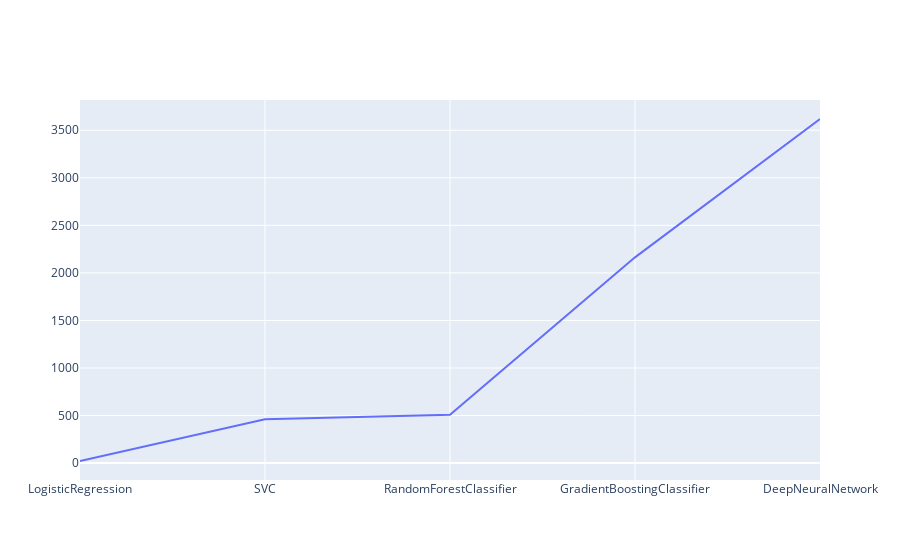

The notebook cell saved with this chart:
### Code cell
energy_pred = []
energy_train = []
accuracy = []
traintime = []
modelsize = []
energy = []
for i,model in enumerate(models):
    energy_pred.append(np.mean(results[model]['emissions_pred']*1000))
    energy_train.append(np.mean(results[model]['emissions_train']*1000))
    accuracy.append(np.mean(results[model]['accuracy']))
    traintime.append(np.mean(results[model]['training_time']))
    modelsize.append(np.mean(results[model]['model_size']))

energy = np.array(modelsize)*np.array(traintime)



'''
fig = plt.boxplot(energy_pred, models)
plt.show()'''

fig = px.Figure()
fig.add_trace(px.Scatter(x=models, y=energy,
                    mode='lines',
                    name='train time'))
'''fig.add_trace(px.Scatter(x=models, y=energy_pred,
                    mode='lines',
                    name='Energy pred'))
'''
fig.show()

### Figure 1 — Plotly figure (JSON) as saved in the notebook; plotly's stock layout.template omitted (floating-point values rounded to 4 significant figures)
{"data": [{"mode": "lines", "name": "train time", "type": "scatter", "x": ["LogisticRegression", "SVC", "RandomForestClassifier", "GradientBoostingClassifier", "DeepNeuralNetwork"], "y": [21.75, 460.0, 506.9, 2163.0, 3618.0]}], "layout": {}}
